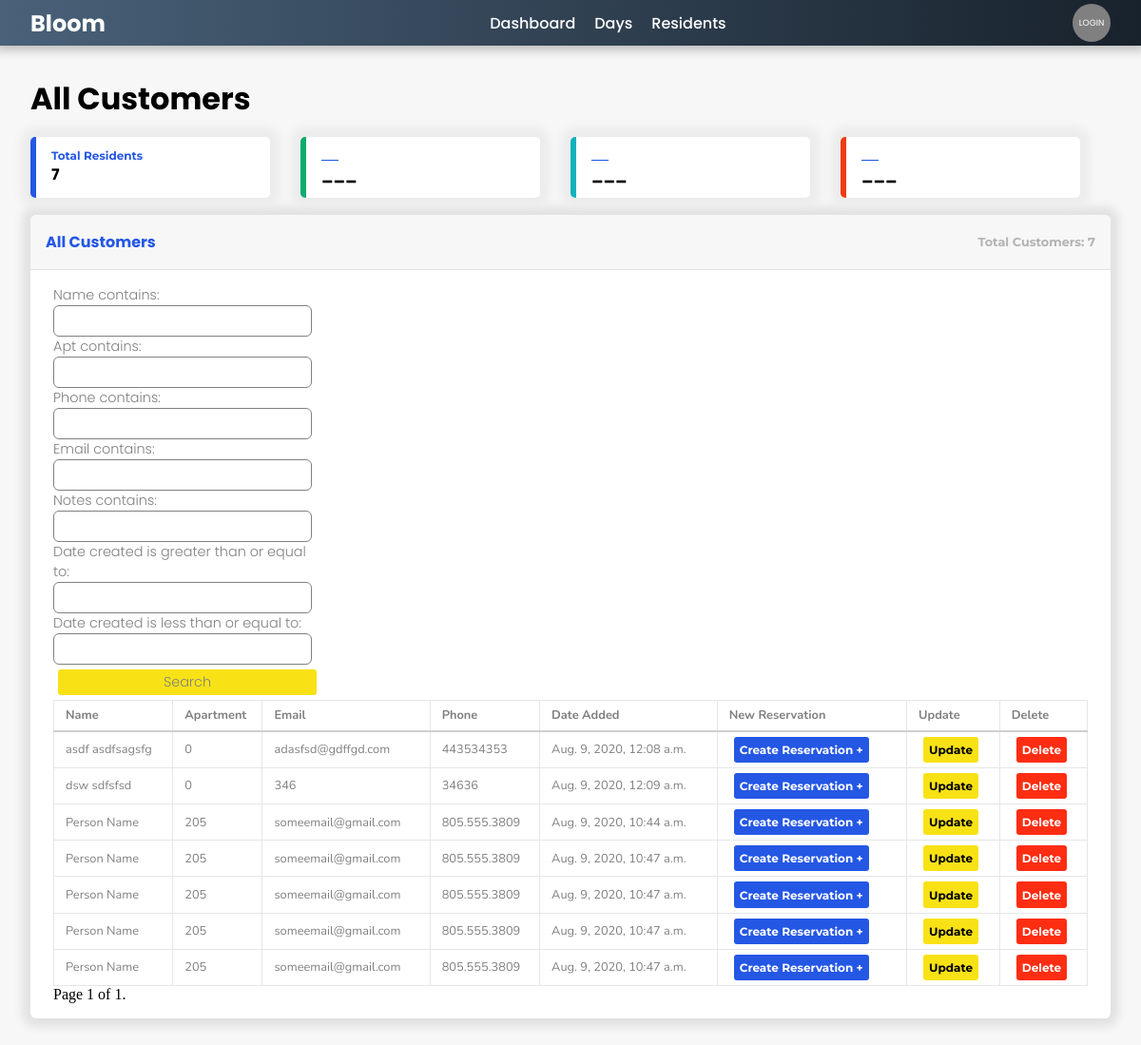
The app's page /residents/3/ with its own data.
### reservations/models.py (models this page shows, shortened)
class Customer(models.Model):
    name = models.CharField(default='Person Name', max_length=200, null=True)
    apt = models.IntegerField(default='205', blank=False)
    phone = models.CharField(default='805.555.3809', max_length=200, null=True)
    email = models.CharField(default='someemail@gmail.com', max_length=200, null=True)
    date_created = models.DateTimeField(auto_now_add=True, null=True)
    id = models.AutoField(primary_key=True, editable=False)
    lease_members = models.ManyToManyField('self', blank=True)
    notes = models.TextField(max_length=2000, null=True, blank=True)

### reservations/views.py (the view)
# urls.py: path('residents/<str:tk>/', customers_all, name='residents'),
def customers_all(request, tk):
    residents = Customer.objects.all()
    myFilter = CustomerFilter(request.GET, queryset=residents)
    residents = myFilter.qs
    paginator = Paginator(residents, 10)
    page_number = request.GET.get('page')
    page_obj = paginator.get_page(page_number)
    if tk != 'None':
        timeslot = TimeSlot.objects.get(id=tk)
        time_id = tk
    else:
        timeslot = None
        time_id = tk
    stats = {
        'stat1': {
            'title': 'Total Residents',
            'value': Customer.objects.all().count()
        },
        'stat2': {
            'title': '___',
            'value': '___'
        },
        'stat3': {
            'title': '___',
            'value': '___'
        },
        'stat4': {
            'title': '___',
            'value': '___'
        }
    }
    page_title = "All Customers"
    context = {
        "page_title": page_title,
        'residents': residents,
        'time_id': time_id,
        'myFilter':myFilter,
        'stats':stats,
        'page_obj':page_obj
    }
    template_name = 'customer/customers_all.html'
    return render(request, template_name, context)

### reservations/templates/customer/customers_all.html (shortened to what this page needs)
{% extends "base.html" %}
{% load static %}
{% block extra_head %}
<link rel="stylesheet" type="text/css" href="{% static 'css/customer/customer.css' %}">
{% endblock %}
{% block content %}
<div class="card">
    <header>
        <h2>All Customers</h2>
        <h4>Total Customers: {{residents.count}}</h4>
    </header>
    <div class="body" id="customers">
        <div class="searchbar">
            <form method="get">
                {{myFilter.form}}
                <button class='btn btn-info' type='submit'>Search</button>
            </form>
        </div>
        <table class="table-slot">
            <tr>
                <th id="name">Name</th>
                <th>Apartment</th>
                <th>Email</th>
                <th>Phone</th>
                <th>Date Added</th>
                <th>New Reservation</th>
                <th>Update</th>
                <th>Delete</th>
            </tr>
            {% for resident in page_obj %}
            <tr class="data">
                <td>{{resident.name}}</td>
                <td>{{resident.apt}}</td>
                <td>{{resident.email}}</td>
                <td>{{resident.phone}}</td>
                <td>{{resident.date_created}}</td>
                <td><button class="btn"><a href="{% url 'create_reservation' time_id resident.id %}">Create Reservation +</a></button></td>
                <td><button class='btn btn-info'><a href="{% url 'create_reservation' resident.id 5 %}">Update</a></button></td>
                <td><button class='btn btn-danger'>Delete</button></td>
            </tr>
            {% endfor %}
        </table>
        <div class="pagination">
            <span class="step-links">
                <span class="current">
                    Page {{ page_obj.number }} of {{ page_obj.paginator.num_pages }}.
                </span>
            </span>
        </div>
    </div>
</div>
{% endblock %}

### static/css/main/base.css (style rules this page uses)
.btn { height: 1.7rem; display: -webkit-box; display: -ms-flexbox; display: flex; -webkit-box-pack: center; -ms-flex-pack: center; justify-content: center; -webkit-box-align: center; -ms-flex-align: center; align-items: center; font-size: 12px; font-family: "Montserrat", sans-serif; font-weight: 700; color: white; overflow: hidden; margin: 5px; border-radius: 3px; border: none; background: #2457e4; }
.btn a { color: none; text-decoration: none; outline: none; }
.btn-info { background: #f8e216; color: black; }
.btn-danger { color: white; background: #ff2d12; }
table { width: 100%; border: solid #cfcfcf 1px; border-radius: 10px; border-collapse: collapse; color: #424242; overflow: auto; }
table th, table td { height: 2rem; -webkit-box-flex: 1; -ms-flex-positive: 1; flex-grow: 1; font-family: 'Nunito', sans-serif; font-size: 0.8rem; color: grey; text-align: left; padding: 0 0 0 12px; border: solid #e6e6e6 1px; word-wrap: break-word; }
table th { border-bottom: solid #cfcfcf 2px; font-weight: 700; }
table tr:first-child { border-radius: 20px; }
* { -webkit-box-sizing: border-box; box-sizing: border-box; margin: 0; }
a { text-decoration: none; font-style: none; color: inherit; margin: 0; }
body { height: -webkit-fit-content; height: -moz-fit-content; height: fit-content; margin: 0; -webkit-box-align: center; -ms-flex-align: center; align-items: center; background: #f7f7f7; }
.card { height: fit -webkit-fit-content; height: fit -moz-fit-content; height: fit fit-content; min-height: 2rem; min-width: 400px; position: relative; background: white; -webkit-box-shadow: #e2e2e2 0 0 10px 9px; box-shadow: #e2e2e2 0 0 10px 9px; border-radius: 6px; overflow: hidden; margin-bottom: 2rem; }
.card header { display: -webkit-box; display: -ms-flexbox; display: flex; -webkit-box-align: center; -ms-flex-align: center; align-items: center; -webkit-box-pack: justify; -ms-flex-pack: justify; justify-content: space-between; padding: 1rem; border-bottom: solid #e2e2e2 1px; background: #f7f7f7; }
.card header h2 { font-size: 1rem; font-family: "Poppins", sans-serif; color: #2457e4; }
.card header h4 { font-size: 0.8rem; font-family: "Montserrat", sans-serif; color: #b3b3b3; }
.card .body { display: -webkit-box; display: -ms-flexbox; display: flex; -webkit-box-pack: start; -ms-flex-pack: start; justify-content: flex-start; -webkit-box-align: start; -ms-flex-align: start; align-items: flex-start; -ms-flex-wrap: wrap; flex-wrap: wrap; padding: 1rem 1.5rem 1rem 1.5rem; }
.searchbar { display: -webkit-box; display: -ms-flexbox; display: flex; width: 25%; }
.searchbar form { display: -webkit-box; display: -ms-flexbox; display: flex; -webkit-box-orient: vertical; -webkit-box-direction: normal; -ms-flex-direction: column; flex-direction: column; }
.searchbar form > * { width: 100%; font-family: "Poppins", sans-serif; color: grey; font-weight: 300; font-size: 0.9rem; text-align: left; }
.searchbar form input { border: solid grey 1px; border-radius: 6px; padding: 5px; }

### static/css/customer/customer.css (style rules this page uses)
.btn { height: 1.7rem; display: -webkit-box; display: -ms-flexbox; display: flex; -webkit-box-pack: center; -ms-flex-pack: center; justify-content: center; -webkit-box-align: center; -ms-flex-align: center; align-items: center; font-size: 12px; font-family: "Montserrat", sans-serif; font-weight: 700; color: white; overflow: hidden; margin: 5px; border-radius: 3px; border: none; background: #2457e4; }
.btn a { color: none; text-decoration: none; outline: none; }
.btn-info { background: #f8e216; color: black; }
.btn-danger { color: white; background: #ff2d12; }
#customers { -webkit-box-pack: justify; -ms-flex-pack: justify; justify-content: space-between; }
.table-slot { -webkit-box-flex: 1; -ms-flex-positive: 1; flex-grow: 1; }

### static/css/main/navbar.css (style rules this page uses)
.btn { height: 1.7rem; display: -webkit-box; display: -ms-flexbox; display: flex; -webkit-box-pack: center; -ms-flex-pack: center; justify-content: center; -webkit-box-align: center; -ms-flex-align: center; align-items: center; font-size: 12px; font-family: "Montserrat", sans-serif; font-weight: 700; color: white; overflow: hidden; margin: 5px; border-radius: 3px; border: none; background: #2457e4; }
.btn a { color: none; text-decoration: none; outline: none; }
.btn-info { background: #f8e216; color: black; }
.btn-danger { color: white; background: #ff2d12; }

### records on screen
Customer: name "asdf asdfsagsfg", apt "0", email "adasfsd@gdffgd.com", phone "443534353", date_created "Aug. 9, 2020, 12:08 a.m."
Customer: name "dsw sdfsfsd", apt "0", email "346", phone "34636", date_created "Aug. 9, 2020, 12:09 a.m."
Customer: name "Person Name", apt "205", email "someemail@gmail.com", phone "805.555.3809", date_created "Aug. 9, 2020, 10:44 a.m."
Customer: name "Person Name", apt "205", email "someemail@gmail.com", phone "805.555.3809", date_created "Aug. 9, 2020, 10:47 a.m."
Customer: name "Person Name", apt "205", email "someemail@gmail.com", phone "805.555.3809", date_created "Aug. 9, 2020, 10:47 a.m."
Customer: name "Person Name", apt "205", email "someemail@gmail.com", phone "805.555.3809", date_created "Aug. 9, 2020, 10:47 a.m."
Customer: name "Person Name", apt "205", email "someemail@gmail.com", phone "805.555.3809", date_created "Aug. 9, 2020, 10:47 a.m."

### other values on screen
{{ page_title }} "All Customers"
{{ stats.stat1.title }} "Total Residents"
{{ stats.stat1.value }} "7"
{{ stats.stat2.title }} "___"
{{ stats.stat2.value }} "___"
{{ stats.stat3.title }} "___"
{{ stats.stat3.value }} "___"
{{ stats.stat4.title }} "___"
{{ stats.stat4.value }} "___"
{{ residents.count }} "7"
{{ page_obj.number }} "1"
{{ page_obj.paginator.num_pages }} "1"
